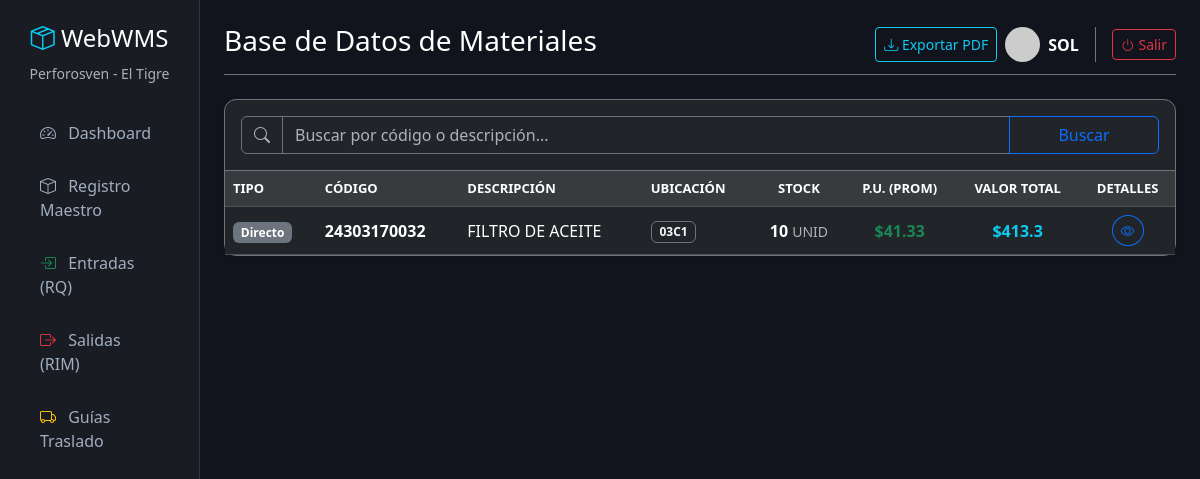
The app's page /maestro/ (signed in), older data.
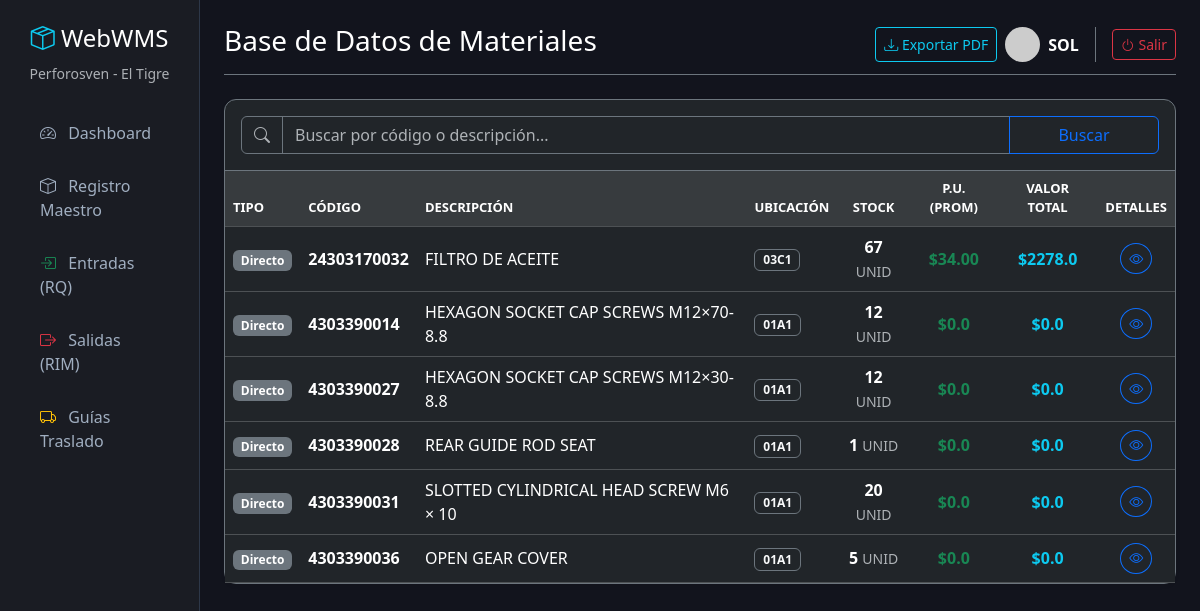
The same page, newer data.
### inventario/models.py (models this page shows, shortened)
class Material(models.Model):
    TIPO_CHOICES = [
        ('MATERIAL', 'MATERIAL'),
        ('ACTIVOS', 'ACTIVOS'),
        ('DIRECTO AL GASTO', 'DIRECTO AL GASTO'),
    ]
    codigo = models.CharField(max_length=50, unique=True, verbose_name="Código Material")
    descripcion = models.CharField(max_length=255, verbose_name="Descripción del Material")
    tipo = models.CharField(max_length=20, choices=TIPO_CHOICES, default='MATERIAL', verbose_name="Tipo de Material")
    nro_parte = models.CharField(max_length=100, blank=True, null=True, verbose_name="Número de Parte")
    unidad_medida = models.CharField(max_length=20, verbose_name="U.M.")
    ubicacion = models.CharField(max_length=100, blank=True, null=True, verbose_name="Ubicación")
    stock_actual = models.DecimalField(max_digits=10, decimal_places=2, default=0, verbose_name="Stock Actual")
    @property
    def precio_unitario_promedio(self):
        from django.db.models import Avg
        promedio = self.detallerecepcion_set.aggregate(Avg('precio_unitario'))['precio_unitario__avg']
        return round(promedio, 2) if promedio else 0.00
    @property
    def valor_total_inventario(self):
        total = float(self.stock_actual) * float(self.precio_unitario_promedio)
        return round(total, 2)
    @property
    def ultima_recepcion(self):
        return self.detallerecepcion_set.order_by('-fecha_recepcion', '-id').first()
    class Meta:
        verbose_name = "Material"
        verbose_name_plural = "1. Registro Maestro"

### inventario/views.py (the view)
# urls.py: path('maestro/', views.lista_materiales, name='lista_materiales'),
@login_required(login_url='login')
def lista_materiales(request):
    query = request.GET.get('buscar', '')
    if query:
        from django.db.models import Q
        materiales = Material.objects.filter(
            Q(codigo__icontains=query) | Q(descripcion__icontains=query)
        ).order_by('codigo')
    else:
        materiales = Material.objects.all().order_by('codigo')
    contexto = {'materiales': materiales, 'query': query}
    return render(request, 'inventario/lista_materiales.html', contexto)

### inventario/templates/inventario/lista_materiales.html (shortened to what this page needs)
{% extends 'inventario/base.html' %}
{% block header %}Base de Datos de Materiales{% endblock %}
{% block content %}
<div class="card shadow-sm bg-dark border-secondary">
    <div class="card-header bg-transparent border-secondary py-3 d-flex justify-content-between align-items-center">
        <form method="GET" class="d-flex w-100">
            <div class="input-group">
                <span class="input-group-text bg-dark border-secondary text-muted"><i class="bi bi-search"></i></span>
                <input type="text" name="buscar" value="{{ query }}" class="form-control bg-dark text-white border-secondary" placeholder="Buscar por código o descripción...">
                <button class="btn btn-outline-primary" type="submit" style="width: 150px;">Buscar</button>
            </div>
        </form>
    </div>
    <div class="card-body p-0">
        <div class="table-responsive">
            <table class="table table-dark table-hover mb-0 align-middle">
                <thead class="table-active text-muted" style="font-size: 13px;">
                    <tr>
                        <th>TIPO</th>
                        <th>CÓDIGO</th>
                        <th>DESCRIPCIÓN</th>
                        <th>UBICACIÓN</th>
                        <th class="text-center">STOCK</th>
                        <th class="text-center">P.U. (PROM)</th>
                        <th class="text-center">VALOR TOTAL</th>
                        <th class="text-center">DETALLES</th>
                    </tr>
                </thead>
                <tbody>
                    {% for item in materiales %}
                    <tr>
                        <td>
                            {% if item.tipo == 'MATERIAL' %}<span class="badge bg-info text-dark">Material</span>
                            {% elif item.tipo == 'ACTIVOS' %}<span class="badge bg-warning text-dark">Activo</span>
                            {% else %}<span class="badge bg-secondary">Directo</span>{% endif %}
                        </td>
                        <td class="text-white fw-bold">{{ item.codigo }}</td>
                        <td>{{ item.descripcion|truncatechars:40 }}</td>
                        <td><span class="badge border border-secondary text-light">{{ item.ubicacion|default_if_none:"N/A" }}</span></td>
                        <td class="text-center fw-bold">{{ item.stock_actual|floatformat:0 }} <small class="text-muted fw-normal">{{ item.unidad_medida }}</small></td>
                        <td class="text-center text-success fw-bold">${{ item.precio_unitario_promedio }}</td>
                        <td class="text-center text-info fw-bold">${{ item.valor_total_inventario }}</td>
                        <td class="text-center">
                            <button class="btn btn-sm btn-outline-primary rounded-circle" data-bs-toggle="modal" data-bs-target="#modalItem{{ item.id }}" title="Ver Detalles">
                                <i class="bi bi-eye"></i>
                            </button>
                        </td>
                    </tr>
                    {% empty %}
                    <tr>
                        <td colspan="7" class="text-center py-5 text-muted">No se encontraron materiales.</td>
                    </tr>
                    {% endfor %}
                </tbody>
            </table>
        </div>
    </div>
</div>
{% endblock %}

### inventario/templates/inventario/base.html (shortened to what this page needs)
<!DOCTYPE html>
<html lang="es" data-bs-theme="dark">
<head>
    <link href="https://cdn.jsdelivr.net/npm/bootstrap@5.3.2/dist/css/bootstrap.min.css" rel="stylesheet">
    <link rel="stylesheet" href="https://cdn.jsdelivr.net/npm/bootstrap-icons@1.11.1/font/bootstrap-icons.css">
</head>
<body>
<div class="container-fluid">
    <div class="row">
        <nav class="col-md-3 col-lg-2 d-md-block sidebar py-4">
            <div class="text-center mb-4">
                <h4 class="text-white"><i class="bi bi-box-seam text-info"></i> WebWMS</h4>
                <small class="text-muted">Perforosven - El Tigre</small>
            </div>
            <ul class="nav flex-column px-2">
                <li class="nav-item">
                    <a class="nav-link" href="{% url 'dashboard' %}"><i class="bi bi-speedometer2 me-2"></i> Dashboard</a>
                </li>
                <li class="nav-item">
                    <a class="nav-link" href="{% url 'lista_materiales' %}"><i class="bi bi-box me-2"></i> Registro Maestro</a>
                </li>
                <li class="nav-item">
                    <a class="nav-link" href="{% url 'lista_entradas' %}">
                        <i class="bi bi-box-arrow-in-right text-success me-2"></i> Entradas (RQ)
                    </a>
                </li>
                <li class="nav-item">
                    <a class="nav-link" href="{% url 'lista_salidas' %}">
                        <i class="bi bi-box-arrow-right text-danger me-2"></i> Salidas (RIM)
                    </a>
                </li>
                <li class="nav-item">
                    <a class="nav-link" href="{% url 'lista_guias' %}">
                        <i class="bi bi-truck text-warning me-2"></i> Guías Traslado
                    </a>
                </li>
            </ul>
        </nav>
        <main class="col-md-9 ms-sm-auto col-lg-10 px-md-4 py-4">
            <div class="d-flex justify-content-between flex-wrap flex-md-nowrap align-items-center pb-2 mb-4 border-bottom border-secondary">
                <h1 class="h3 text-white">{% block header %}Dashboard Analítico{% endblock %}</h1>
                <div class="btn-toolbar mb-2 mb-md-0">
                    <button type="button" class="btn btn-sm btn-outline-info me-2">
                        <i class="bi bi-download"></i> Exportar PDF
                    </button>
                    <div class="btn-toolbar mb-2 mb-md-0 align-items-center">
                    <div class="d-flex align-items-center border-end border-secondary pe-3 me-3">
                        <img src="https://ui-avatars.com/api/?name={{ user.username }}&background=0D8ABC&color=fff" class="rounded-circle me-2" width="35">
                        <span class="text-white fw-bold text-uppercase">{{ user.username }}</span>
                    </div>
                    <form action="{% url 'logout' %}" method="post" class="m-0">
                        <button type="submit" class="btn btn-sm btn-outline-danger">
                            <i class="bi bi-power"></i> Salir
                        </button>
                    </form>
                </div>
                </div>
            </div>
            {% block content %}
            {% endblock %}
        </main>
    </div>
</div>
</body>
</html>

### inventario/templates/inventario/base.html (style rules this page uses)
body { background-color: #12141d; color: #a0aec0; }
.sidebar { height: 100vh; background-color: #1a1c23; border-right: 1px solid #2d3748; }
.nav-link { color: #a0aec0; padding: 12px 20px; border-radius: 8px; margin-bottom: 5px; }
.card { background-color: #1a1c23; border: 1px solid #2d3748; border-radius: 12px; }
.table-dark { background-color: #1a1c23; }

Row changes from the older to the newer data that the page shows:
changed Material "FILTRO DE ACEITE": stock_actual "10" → "67"; precio_unitario_promedio "41.33" → "34.00"; valor_total_inventario "413.3" → "2278.0"
added Material: tipo "Directo", codigo "4303390014", descripcion "HEXAGON SOCKET CAP SCREWS M12×70-8.8", ubicacion "01A1", stock_actual "12", unidad_medida "UNID", precio_unitario_promedio "0.0", valor_total_inventario "0.0"
added Material: tipo "Directo", codigo "4303390027", descripcion "HEXAGON SOCKET CAP SCREWS M12×30-8.8", ubicacion "01A1", stock_actual "12", unidad_medida "UNID", precio_unitario_promedio "0.0", valor_total_inventario "0.0"
added Material: tipo "Directo", codigo "4303390028", descripcion "REAR GUIDE ROD SEAT", ubicacion "01A1", stock_actual "1", unidad_medida "UNID", precio_unitario_promedio "0.0", valor_total_inventario "0.0"
added Material: tipo "Directo", codigo "4303390031", descripcion "SLOTTED CYLINDRICAL HEAD SCREW M6 × 10", ubicacion "01A1", stock_actual "20", unidad_medida "UNID", precio_unitario_promedio "0.0", valor_total_inventario "0.0"
added Material: tipo "Directo", codigo "4303390036", descripcion "OPEN GEAR COVER", ubicacion "01A1", stock_actual "5", unidad_medida "UNID", precio_unitario_promedio "0.0", valor_total_inventario "0.0"
